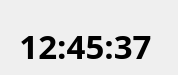
<?xml version="1.0" encoding="UTF-8"?>
<ui version="4.0">
 <class>clock</class>
 <widget class="QDialog" name="clock">
  <property name="geometry">
   <rect>
    <x>0</x>
    <y>0</y>
    <width>178</width>
    <height>75</height>
   </rect>
  </property>
  <property name="font">
   <font>
    <family>Arial Black</family>
    <pointsize>25</pointsize>
   </font>
  </property>
  <property name="windowTitle">
   <string>Dialog</string>
  </property>
  <widget class="TimeWidget" name="TimeLabel">
   <property name="enabled">
    <bool>true</bool>
   </property>
   <property name="geometry">
    <rect>
     <x>-10</x>
     <y>10</y>
     <width>191</width>
     <height>71</height>
    </rect>
   </property>
   <property name="font">
    <font>
     <family>Rubik</family>
     <pointsize>25</pointsize>
     <weight>75</weight>
     <bold>true</bold>
    </font>
   </property>
   <property name="text">
    <string>12:45:37</string>
   </property>
   <property name="alignment">
    <set>Qt::AlignCenter</set>
   </property>
  </widget>
 </widget>
 <customwidgets>
  <customwidget>
   <class>TimeWidget</class>
   <extends>QLabel</extends>
   <header location="global">timewidget.h</header>
  </customwidget>
 </customwidgets>
 <resources/>
 <connections/>
</ui>
